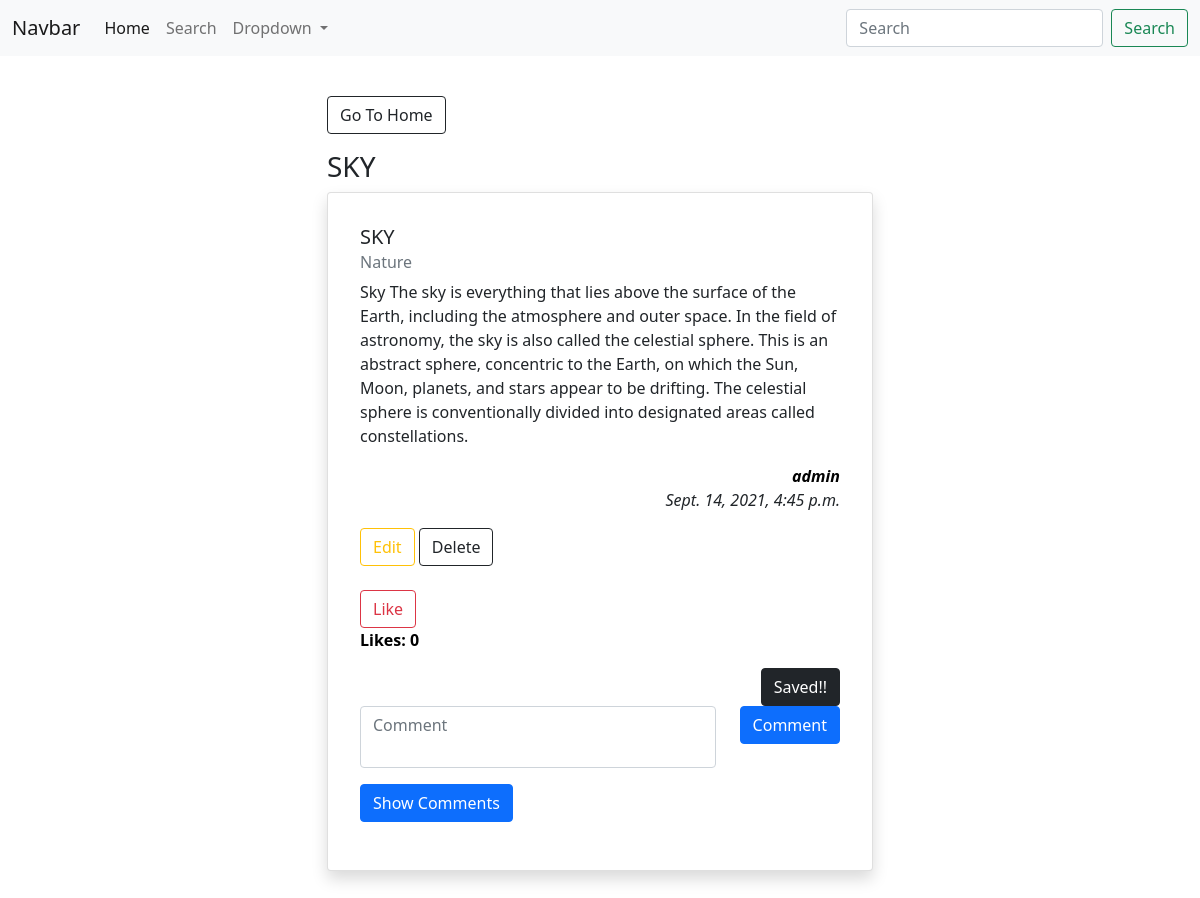
Screenshot of /post-detail/8/ (signed in) with the database file from the repository.
### mainapp/models.py (models this page shows, shortened)
class Post(models.Model):
    posted_by = models.ForeignKey(User, on_delete = models.CASCADE)
    post_title = models.CharField(max_length = 100)
    post_category = models.ForeignKey(PostCategory, on_delete=models.SET_NULL, null = True)
    post_content = models.TextField()
    post_created = models.DateTimeField(auto_now_add=True)
    class Meta:
        ordering = ['-post_created']

class PostCategory(models.Model):
    category_name = models.CharField(max_length = 150)
    created = models.DateTimeField(auto_now_add=True)
    def __str__(self):
        return self.category_name
    class Meta:
        ordering = ['-created']

### mainapp/views.py (the view)
# urls.py: path('post-detail/<int:pk>/', views.PostDetailView.as_view(), name='post-detail'),
class PostDetailView(LoginRequiredMixin, DetailView):
    template_name = 'mainapp/post-detail.html'
    model = Post
    context_object_name = 'post'
    def get_context_data(self, *args, **kwargs):
        post_id = kwargs['object'].id
        context = super().get_context_data(*args, **kwargs)
        like_num = Like.objects.filter(
            liked_by = User.objects.get(id = self.request.user.id),
            post = Post.objects.get(id = post_id)
        ).count()
        save_num = Save.objects.filter(
            saved_by = User.objects.get(id = self.request.user.id),
            post = Post.objects.get(id = post_id)
        ).count()
        total_likes = Like.objects.filter(post = Post.objects.get(id = post_id)).count()
        context['comments'] = {}
        for cmt in Comment.objects.filter(post = Post.objects.get(id = post_id)):
            tot_cmt_like = CommentLike.objects.filter(comment = cmt).count()
            usr_cmt_like = CommentLike.objects.filter(
                liked_by = User.objects.get(id = self.request.user.id),
                comment = cmt).count()
            context['comments'][cmt] = {}
            context['comments'][cmt]['comment_like'] = tot_cmt_like
            if usr_cmt_like == 1:
                context['comments'][cmt]['comment_status'] = False
            elif usr_cmt_like == 0:
                context['comments'][cmt]['comment_status'] = True
        context['total_likes'] = total_likes
        if like_num == 1:
            context['like_status'] = False
        elif like_num == 0:
            context['like_status'] = True
        if save_num == 1:
            context['save_status'] = False
        elif save_num == 0:
            context['save_status'] = True
        return context
    def get(self, *args, **kwargs):
        for i in Post.objects.all():
            if kwargs['pk'] == i.id:
                return super().get(*args, **kwargs)
        return redirect('home')
    def post(self, *args, **kwargs):
        post_id = kwargs['pk']
        data = self.request.POST
        like_status = data.get('post-like')
        save_status = data.get('post-save')
        post_comment_id = data.get('post-comment-id')
        post_comment = data.get('post-comment')
        delete_comment = data.get('delete-comment')
        comment_like = data.get('comment-like')
        if like_status is not None:
            if like_status == 'like':
                Like.objects.get_or_create(
                    liked_by = User.objects.get(id = self.request.user.id),
                    post = Post.objects.get(id = post_id)
                    )
            elif like_status == 'undo-like':
                Like.objects.get(
                    liked_by = User.objects.get(id = self.request.user.id),
                    post = Post.objects.get(id = post_id)
                    ).delete()
        elif save_status is not None:
            if save_status == 'save':
                Save.objects.get_or_create(
                    post = Post.objects.get(id = post_id),
                    saved_by = User.objects.get(id = self.request.user.id)
                )
            elif save_status == 'unsave':
                Save.objects.get(
                    saved_by = User.objects.get(id = self.request.user.id),
                    post = Post.objects.get(id = post_id)
                ).delete()
        elif post_comment_id is not None:
            if post_comment.strip() != '':
                Comment.objects.create(
                    comment_by = User.objects.get(id = self.request.user.id),
                    comment = post_comment,
                    post = Post.objects.get(id = post_id)
                )
        elif delete_comment is not None:
            Comment.objects.get(id = int(delete_comment)).delete()
        elif comment_like is not None:
            if comment_like.split('-')[0] == 'like':
                CommentLike.objects.get_or_create(
                    liked_by = User.objects.get(id = self.request.user.id),
                    comment = Comment.objects.get(id = int(comment_like.split('-')[1]))
                )
            elif comment_like.split('-')[0] == 'unlike':
                CommentLike.objects.get(
                    liked_by = User.objects.get(id = self.request.user.id),
                    comment = Comment.objects.get(id = int(comment_like.split('-')[1]))
                ).delete()
        return HttpResponseRedirect(f'/post-detail/{post_id}/')

### mainapp/templates/mainapp/post-detail.html (shortened to what this page needs)
{% extends 'mainapp/main.html' %}
{% block content %}
    <div class="row justify-content-center">
        <div class="col-sm-6 my-5">
            <div class="mb-3">
                <a href="{% url 'home' %}" class="btn btn-outline-dark">Go To Home</a>
            </div>
            <h3>{{post.post_title}}</h3>
            <div class="card shadow p-3 mb-5 bg-body rounded">
                <div class="card-body">
                  <h5 class="card-title">{{post.post_title}}</h5>
                  <h6 class="card-subtitle mb-2 text-muted">{{post.post_category}}</h6>
                  <p class="card-text">{{post.post_content}}</p>
                  <p class="card-text text-end">
                      <em>
                            <a href="{% url 'user-profile' post.posted_by.id %}" style="text-decoration: none; color: black;">
                                <strong>{{post.posted_by.username}}</strong>
                            </a> <br>
                            {{post.post_created}}
                      </em>
                  </p>
                  {% if request.user.id == post.posted_by.id %}
                    <div>
                        <a href="{% url 'edit-post' post.id %}" class="btn btn-outline-warning">Edit</a>
                        <a href="{% url 'delete-post' post.id %}" class="btn btn-outline-dark">Delete</a>
                    </div>
                  {% endif %}
                  <br>
                    <form action="" method="POST">
                        {% if like_status %}
                            <input type="submit" value="Like" class="btn btn-outline-danger">
                        {% else %}
                            <input type="hidden" name="post-like" value="undo-like">
                            <input type="submit" value="Liked !!!" class="btn btn-danger">
                        {% endif %}
                    </form>
                    <p>
                        <a href="{% url 'post-likers' post.id %}" style="text-decoration: none; color: black;">
                            <strong>Likes: {{total_likes}}</strong>
                        </a>
                    </p>
                    <form action="" method="POST" class="text-end">
                        {% if save_status %}
                            <input type="hidden" name="post-save" value="save">
                            <input type="submit" value="Save" class="btn btn-outline-dark">
                        {% else %}
                            <input type="submit" value="Saved!!" class="btn btn-dark">
                        {% endif %}
                    </form>
                    <form class="row" method="POST">
                        <div class="col">
                            <textarea name="post-comment" id="" cols="" rows="2" class="form-control" placeholder="Comment"></textarea>
                        </div>
                        <div class="col-auto">
                            <button type="submit" class="btn btn-primary mb-3">Comment</button>
                        </div>
                    </form>
                    <p class="mt-3">
                        <button class="btn btn-primary" type="button" data-bs-toggle="collapse" data-bs-target="#collapseExample" aria-expanded="false" aria-controls="collapseExample">
                          Show Comments
                        </button>
                    </p>
                </div>
            </div>
        </div>
    </div>
{% endblock content %}

### mainapp/templates/mainapp/post-detail.html (style rules this page uses)
textarea { resize: none; }

### rows the page displays
Post: post_title "SKY", post_category "Nature", post_content "Sky The sky is everything that lies above the surface of the Earth, including the atmosphere and outer space. In the field of astronomy, the sky is also called the celestial sphere. This is an abstract sphere, concentric to the Earth, on which the Sun, Moon, planets, and stars appear to be drifting. The celestial sphere is conventionally divided into designated areas called constellations.", posted_by.username "admin", post_created "Sept. 14, 2021, 4:45 p.m."

### other values shown
{{ total_likes }} "0"
